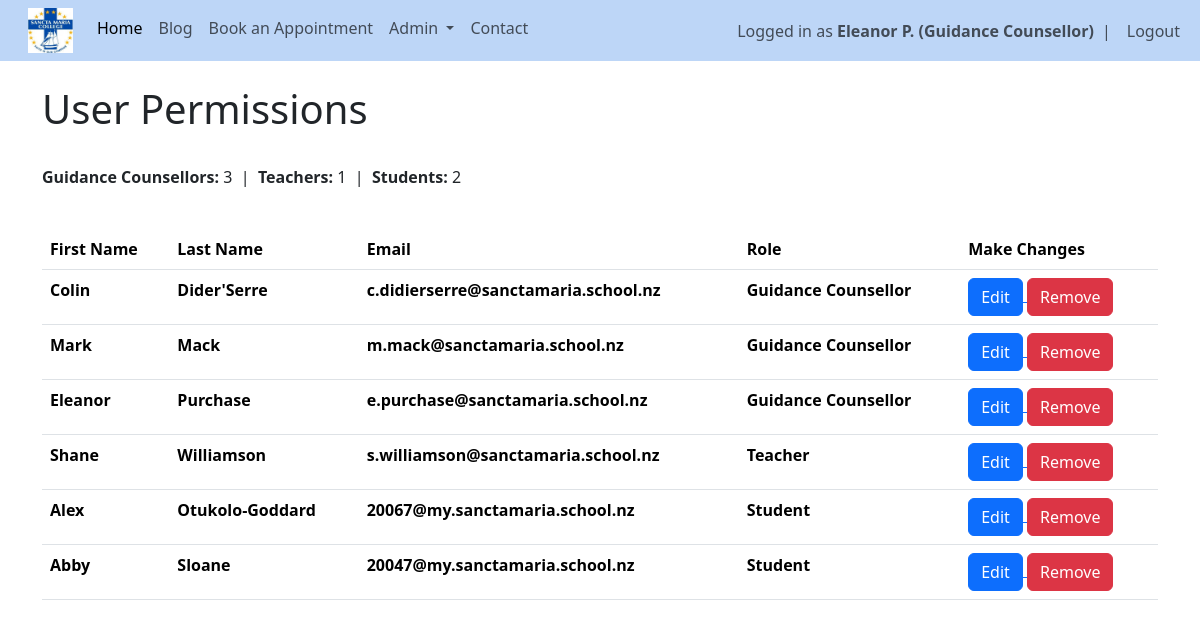
The app's page /permissions (signed in), older data.
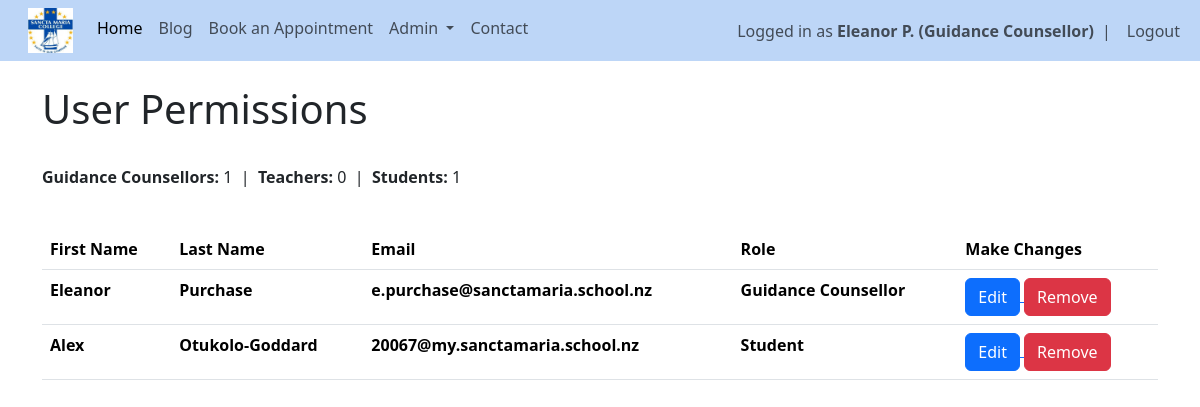
The same page, newer data.
### website/models.py (models this page shows)
class User(db.Model, UserMixin):
    id = db.Column(db.Integer, primary_key=True)
    email = db.Column(db.String(150), unique=True)
    fname = db.Column(db.String(20))
    lname = db.Column(db.String(20))
    username = db.Column(db.String(150), unique=True)
    role = db.Column(db.String(150))
    password = db.Column(db.String(150))
    date_created = db.Column(db.DateTime(timezone=True), default=func.now())
    posts = db.relationship('Post', backref='user', passive_deletes=True)
    comments = db.relationship('Comment', backref='user', passive_deletes=True)
    likes = db.relationship('Like', backref='user', passive_deletes=True)
    appointments = db.relationship('Appointment', foreign_keys="Appointment.counsellor_id", back_populates="counsellor")

### website/views.py (the view)
@views.route("/permissions")
@login_required
def permissions():
    if current_user.role != "Guidance Counsellor":
        flash("Access Denied", category='error')
        return redirect(url_for('views.home'))
    users = User.query.all()
    role_order = {"Guidance Counsellor": 1, "Teacher": 2, "Student": 3}
    users.sort(key=lambda u: (role_order.get(u.role, 99), u.lname.lower(), u.fname.lower()))
    counsellor_count = sum(1 for user in users if user.role == "Guidance Counsellor")
    teacher_count = sum(1 for user in users if user.role == "Teacher")
    student_count = sum(1 for user in users if user.role == "Student")
    return render_template("permissions.html", user=current_user, users=users, counsellor_count=counsellor_count, teacher_count=teacher_count, student_count=student_count)

### website/__init__.py (called while the page is built)
def create_app():
    app = Flask(__name__)
    app.config['SECRET_KEY'] = "DQiAlMIU5u5eeLDw4KPMHx4d"
    app.config['SQLALCHEMY_DATABASE_URI'] = f'sqlite:///{DB_NAME}'
    db.init_app(app)
    from .views import views
    from .auth import auth
    app.register_blueprint(views, url_prefix="/")
    app.register_blueprint(auth, url_prefix="/")
    from .models import User, Post
    with app.app_context():
        db.create_all()
    login_manager = LoginManager()
    login_manager.login_view = "auth.login"
    login_manager.init_app(app)
    @login_manager.user_loader
    def load_user(id):
        return User.query.get(int(id))
    return app

### website/templates/permissions.html
 {% extends "template.html" %} {% block title %} User Permissions {% endblock %}
  {% block content %}
  <br/>
  <h1>{% block header %} User Permissions {% endblock %}</h1>
  <br/>
    <p>
        <strong>Guidance Counsellors:</strong> {{ counsellor_count }}
        &nbsp;|&nbsp;
        <strong>Teachers:</strong> {{ teacher_count }}
        &nbsp;|&nbsp;
        <strong>Students:</strong> {{ student_count }}
    </p>
    <br/>
  <table class="table table-hover">
        <tr>
            <th>First Name</th>
            <th>Last Name</th>
            <th>Email</th>
            <th>Role</th>
            <th>Make Changes</th>
        </tr>
        {% for user in users %}
        <tr>
            <th>{{user.fname}}</th>
            <th>{{user.lname}}</th>
            <th>{{user.email}}</th>
            <th>{{user.role}}</th>
            <th>
                <a href="/update-user/{{user.id}}">
                    <button  type="button" class="btn btn-primary">Edit</button>
                </a>
                <a href="/delete-user/{{user.id}}">
                    <button  type="button" class="btn btn-danger">Remove</button>
                </a>
            </th>
        </tr>
        {% endfor %}
    </table>
  {% endblock %}

### website/templates/template.html (shortened to what this page needs)
<!DOCTYPE html>
<html>
    <head>
        <link href="https://cdn.jsdelivr.net/npm/bootstrap@5.3.8/dist/css/bootstrap.min.css" rel="stylesheet">
        <link rel="stylesheet" type="text/css" href="{{ url_for('static', filename='main.css') }}">
    </head>
    <body>
        <nav class="navbar navbar-expand-lg">
            <div class="container-fluid">
              <div class="collapse navbar-collapse" id="navbarSupportedContent">
                <ul class="navbar-nav me-auto mb-2 mb-lg-0">
                  <li class="nav-item">
                      <a class="navbar-brand" href="/home">
                          <img src="{{ url_for('static', filename='img/schoollogo.jpg') }}" width="45px" height="45px">
                      </a>
                  </li>
                  <li class="nav-item">
                      <a class="nav-link active" href="/home">Home</a>
                  </li>
                  {% if user.is_authenticated %}
                  <li class="nav-item">
                    <a class="nav-link" href="/blog">Blog</a>
                  </li>
                  <li class="nav-item">
                      <a class="nav-link" href="/book-appointment">Book an Appointment</a>
                  </li>
                  {% if current_user.role == "Guidance Counsellor" %}
                  <li class="nav-item dropdown">
                      <a class="nav-link dropdown-toggle" href="#" role="button"
                          data-bs-toggle="dropdown">
                          Admin
                      </a>
                  </li>
                  {% endif %}
                  {% endif %}
                  <li class="nav-item">
                      <a class="nav-link" href="/contact">Contact</a>
                  </li>
                </ul>
                <ul class="navbar-nav ms-auto align-items-center">
                {% if user.is_authenticated %}
                <li class="nav-item">
                    <span class="navbar-text">
                        Logged in as <strong>{{ user.fname }} {{ user.lname[0] }}. ({{ user.role }})</strong>
                    </span>
                </li>
                <li class="nav-item mx-2">
                    <span class="navbar-text">|</span>
                </li>
                <li class="nav-item">
                    <a class="nav-link py-0" href="/logout">Logout</a>
                </li>
                {% endif %}
                </ul>
              </div>
            </div>
          </nav>
        <div class="container">{% block content %} {% endblock %}</div>
      </body>
</html>

### website/static/main.css (style rules this page uses)
nav { background-color: #bdd6f7; }

Row changes from the older to the newer data that the page shows:
removed User: fname "Colin", lname "Dider'Serre", email "c.didierserre@sanctamaria.school.nz", role "Guidance Counsellor"
removed User: fname "Mark", lname "Mack", email "m.mack@sanctamaria.school.nz", role "Guidance Counsellor"
removed User: fname "Shane", lname "Williamson", email "s.williamson@sanctamaria.school.nz", role "Teacher"
removed User: fname "Abby", lname "Sloane", email "20047@my.sanctamaria.school.nz", role "Student"
Text that changed along with them:
{{ counsellor_count }}: "3" → "1"
{{ teacher_count }}: "1" → "0"
{{ student_count }}: "2" → "1"
